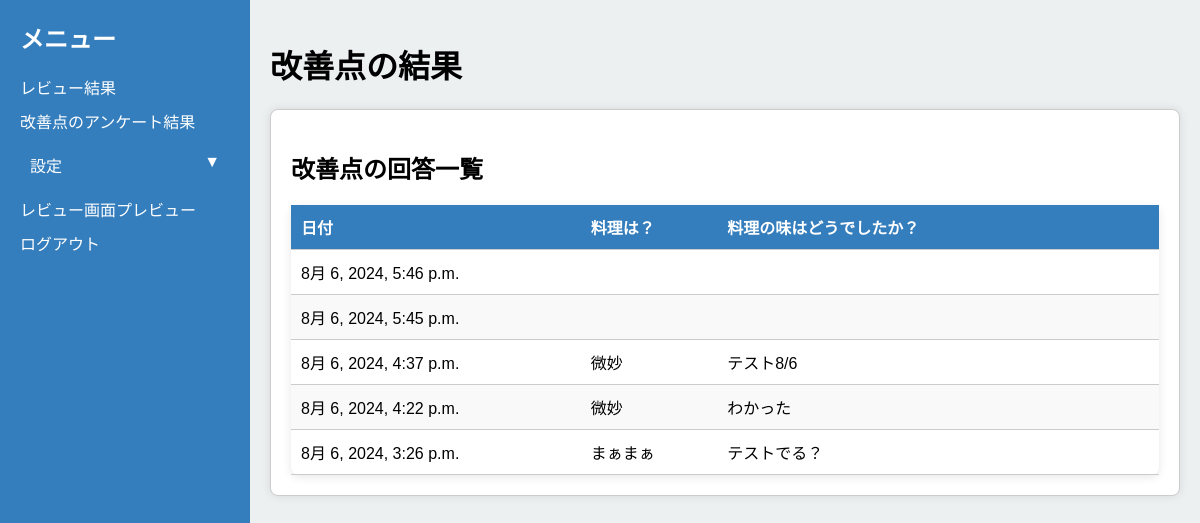
Before: /improve_results/ (signed in) with the older database file.
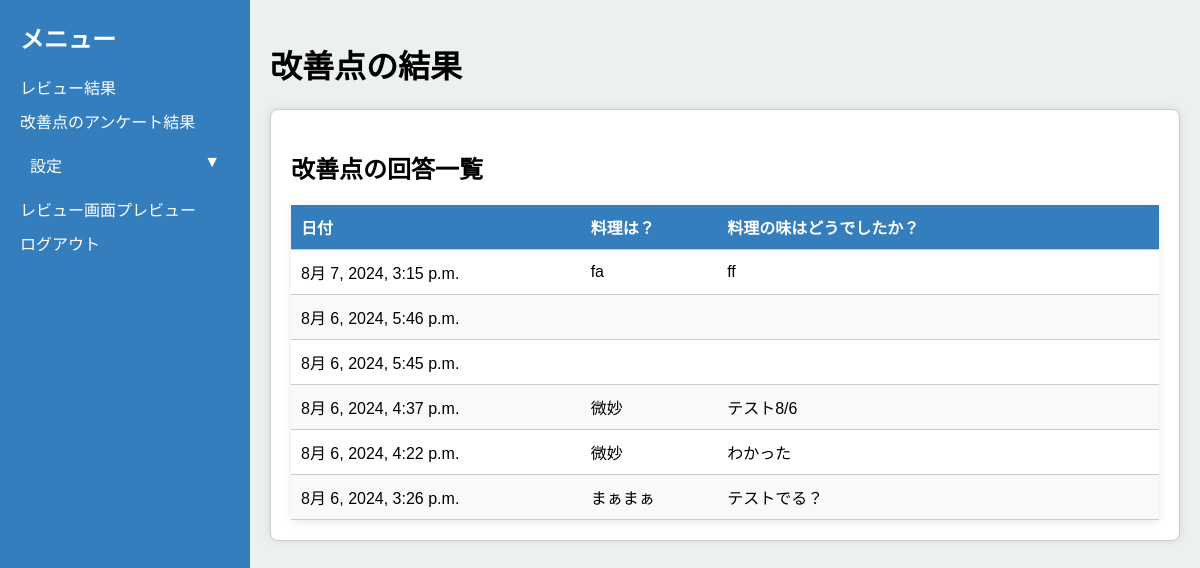
After: the same page with the newer database file.
### QAS/models.py (models this page shows, shortened)
class ImproveSetting(models.Model):
    question_title = models.CharField(max_length=100, blank=True)
    question_text1 = models.CharField(max_length=100, blank=True)
    is_required1 = models.BooleanField(default=False, blank=True)
    question_text2 = models.CharField(max_length=100, blank=True)
    is_required2 = models.BooleanField(default=False, blank=True)
    question_text3 = models.CharField(max_length=100, blank=True)
    is_required3 = models.BooleanField(default=False, blank=True)
    question_text4 = models.CharField(max_length=100, blank=True)
    is_required4 = models.BooleanField(default=False, blank=True)
    question_text5 = models.CharField(max_length=100, blank=True)
    is_required5 = models.BooleanField(default=False, blank=True)
    user = models.OneToOneField(get_user_model(), on_delete=models.CASCADE)

class ImproveResult(models.Model):
    question_text1 = models.CharField(max_length=100, blank=True)
    question_text2 = models.CharField(max_length=100, blank=True)
    question_text3 = models.CharField(max_length=100, blank=True)
    question_text4 = models.CharField(max_length=100, blank=True)
    question_text5 = models.CharField(max_length=100, blank=True)
    user = models.ForeignKey(get_user_model(), on_delete=models.CASCADE)
    created_at = models.DateTimeField(auto_now_add=True)

### QAS/views.py (the view)
# urls.py: path('improve_results/', ImproveResultsView.as_view(), name='improve_result_list'),
class ImproveResultsView(LoginRequiredMixin, TemplateView):
    template_name = 'QAS/improve_result_list.html'
    def get_context_data(self, **kwargs):
        context = super().get_context_data(**kwargs)
        improve_results = ImproveResult.objects.order_by('-created_at')
        improve_setting = ImproveSetting.objects.get(user=self.request.user)
        context['improve_results'] = improve_results
        context['improve_setting'] = improve_setting
        return context

### QAS/context_processors.py (called while the page is built)
def store_code_processor(request):
    if request.user.is_authenticated:
        try:
            user_profile = UserProfile.objects.get(user=request.user)
            return {'store_code': user_profile.store_code}
        except UserProfile.DoesNotExist:
            return {'store_code': None}
    return {'store_code': None}

### QAS/templates/QAS/improve_result_list.html (shortened to what this page needs)
{% extends "QAS/base.html" %}
{% block content %}
<h1>改善点の結果</h1>
<div class="dashboard-container">
    <div class="review-table-section">
        <h2>改善点の回答一覧</h2>
        <table class="review-table">
            <thead>
                <tr>
                    <th>日付</th>
                    <th>{{ improve_setting.question_text1 }}</th>
                    <th>{{ improve_setting.question_text2 }}</th>
                    <th>{{ improve_setting.question_text3 }}</th>
                    <th>{{ improve_setting.question_text4 }}</th>
                    <th>{{ improve_setting.question_text5 }}</th>
                </tr>
            </thead>
            <tbody>
                {% for result in improve_results %}
                <tr>
                    <td>{{ result.created_at }}</td>
                    <td>{{ result.question_text1 }}</td>
                    <td>{{ result.question_text2 }}</td>
                    <td>{{ result.question_text3 }}</td>
                    <td>{{ result.question_text4 }}</td>
                    <td>{{ result.question_text5 }}</td>
                </tr>
                {% endfor %}
            </tbody>
        </table>
    </div>
</div>
{% endblock %}

### QAS/templates/QAS/base.html (shortened to what this page needs)
<html lang="ja">
<head>
    {% load static %}
    <link rel="stylesheet" href="{% static 'css/kanri.css' %}"/>
</head>
<body>
    <div class="sidebar">
        <h2>メニュー</h2>
        <ul>
            <li><a href="{% url 'kanri' store_code=store_code %}">レビュー結果</a></li>
            <li><a href="{% url 'improve_result_list' %}">改善点のアンケート結果</a></li>
            <li class="menu-item has-submenu">
                <a href="#">設定</a>
            </li>
            <li><a href="{% url 'review_form' store_code=store_code %}">レビュー画面プレビュー</a></li>
            <li><a href="{% url 'logout' %}">ログアウト</a></li>
        </ul>
    </div>
    <div class="main-content">
        {% block content %}
        {% endblock %}
    </div>
</body>
</html>

### QAS/staticfiles/css/kanri.css (style rules this page uses)
body { margin: 0; font-family: Arial, sans-serif; display: flex; height: 130vh; }
.sidebar { width: 250px; background-color: #357ebd; color: white; padding: 20px; box-sizing: border-box; height: 130vh; white-space: nowrap; }
.sidebar h2 { margin-top: 0; }
.sidebar ul { list-style-type: none; padding: 0; }
.sidebar ul li { margin-bottom: 10px; }
.sidebar ul li a { color: white; text-decoration: none; }
.main-content { flex: 1; padding: 20px; background-color: #ecf0f1; }
.review-table { background-color: white; padding: 20px; border-radius: 8px; box-shadow: 0 2px 10px rgba(0, 0, 0, 0.1); }
.review-table th, .review-table td { padding: 10px; text-align: left; border-bottom: 1px solid #ddd; }
.review-table th { background-color: #f2f2f2; }
.dashboard-container { display: flex; flex-direction: column; gap: 20px; }
.chart-section, .review-table-section { background-color: #fff; padding: 20px; border: 1px solid #ccc; border-radius: 8px; box-shadow: 0 0 10px rgba(0, 0, 0, 0.1); flex: 1; }
.review-table { width: 100%; border-collapse: collapse; }
.review-table th, .review-table td { padding: 10px; text-align: left; border-bottom: 1px solid #ccc; }
.review-table th { background-color: #357ebd; color: white; }
.review-table tr:nth-child(even) { background-color: #f9f9f9; }
.menu-item { position: relative; }
.menu-item a { display: block; padding: 10px; text-decoration: none; color: #333; }
.has-submenu > a::after { content: '▼'; float: right; }

Changed rows visible on the page:
added ImproveResult: created_at "8月 7, 2024, 3:15 p.m.", question_text1 "fa", question_text2 "ff"
